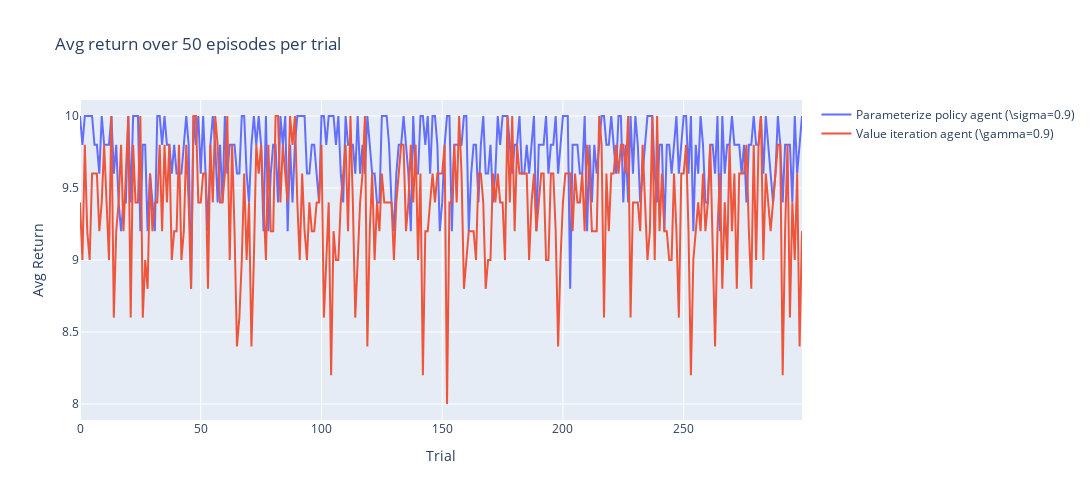

The cell this chart's notebook holds for it:
### Code cell
import plotly.graph_objects as go

x = list(range(N_TRIALS))
y1 = avg_returns1
y2 = avg_returns2

fig = go.Figure()
fig.update_layout(title=f'Avg return over {N_EPISODES} episodes per trial',
                   xaxis_title='Trial',
                   yaxis_title='Avg Return')
fig.update_layout(autosize=False, width=1700, height=500)
fig.add_trace(go.Scatter(x=x, y=y1, name=f"Parameterize policy agent (\sigma={SIGMA})"))
fig.add_trace(go.Scatter(x=x, y=y2, name=f"Value iteration agent (\gamma={GAMMA})"))
fig.show()

### Figure 1 — Plotly figure (JSON) as saved in the notebook; plotly's stock layout.template omitted (floating-point values rounded to 4 significant figures; data arrays with more than 128 entries replaced by an {"elided": "..."} marker saying what was removed)
{"data": [{"name": "Parameterize policy agent (\\sigma=0.9)", "type": "scatter", "x": {"elided": "300 int values"}, "y": {"elided": "300 float values"}}, {"name": "Value iteration agent (\\gamma=0.9)", "type": "scatter", "x": {"elided": "300 int values"}, "y": {"elided": "300 float values"}}], "layout": {"autosize": false, "height": 500, "title": {"text": "Avg return over 50 episodes per trial"}, "width": 1700, "xaxis": {"title": {"text": "Trial"}}, "yaxis": {"title": {"text": "Avg Return"}}}}
